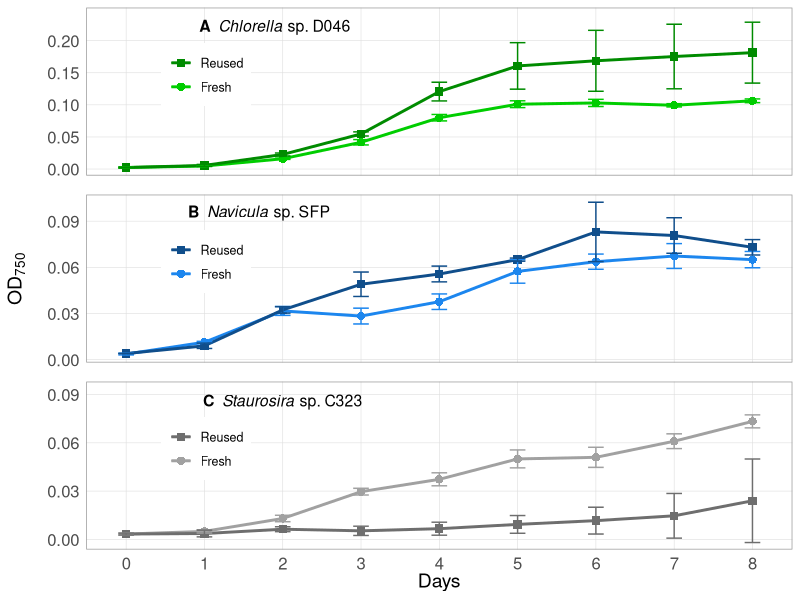
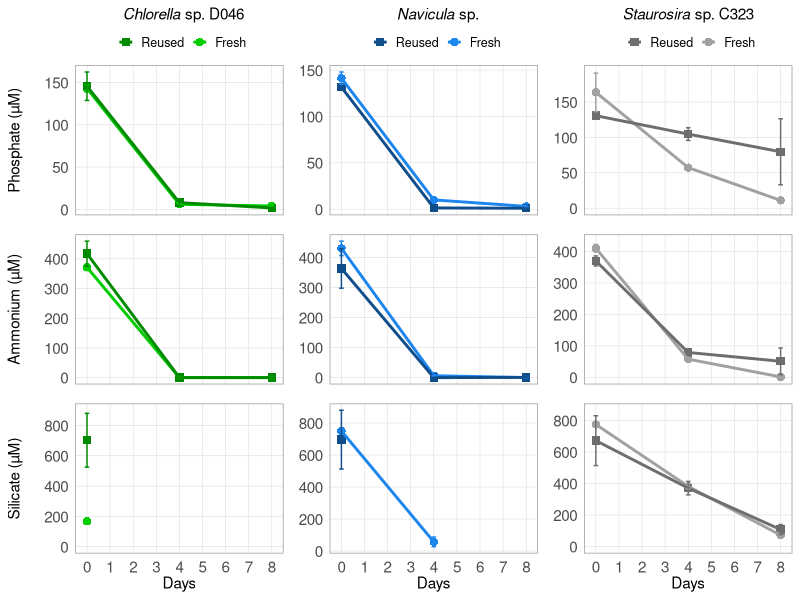
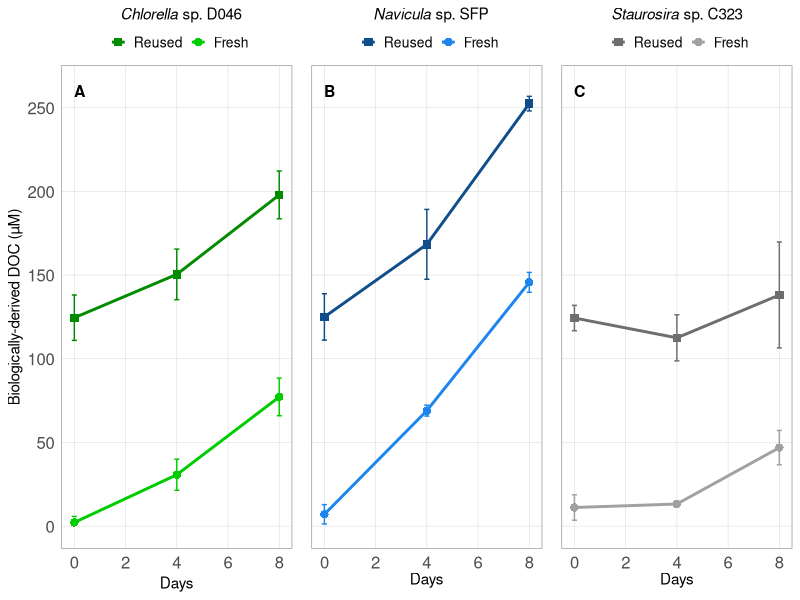
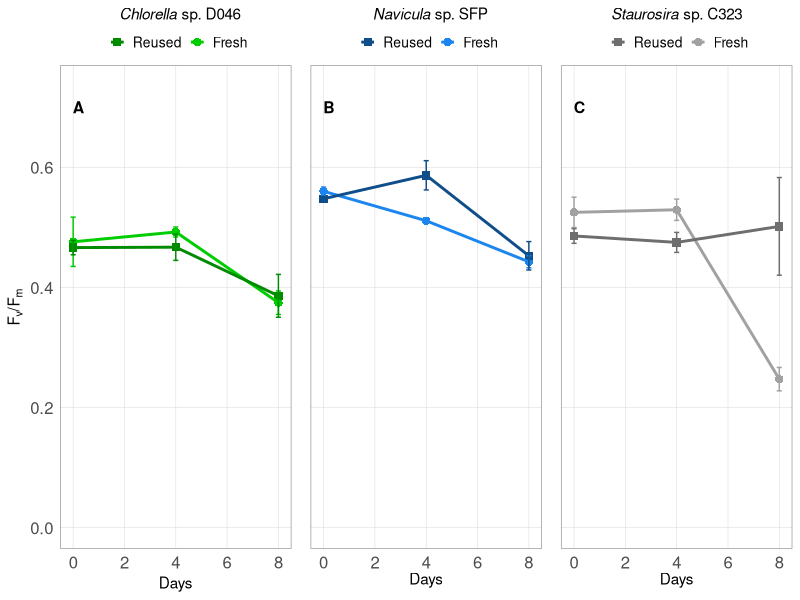
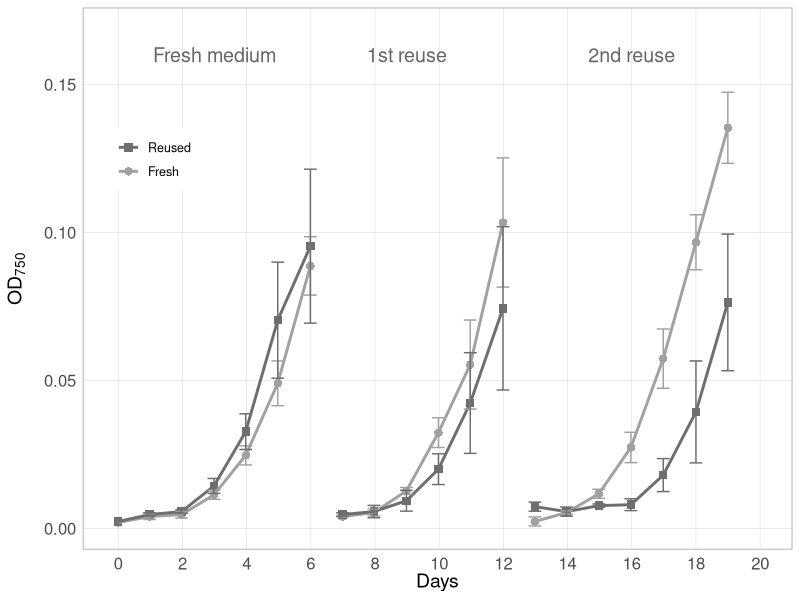
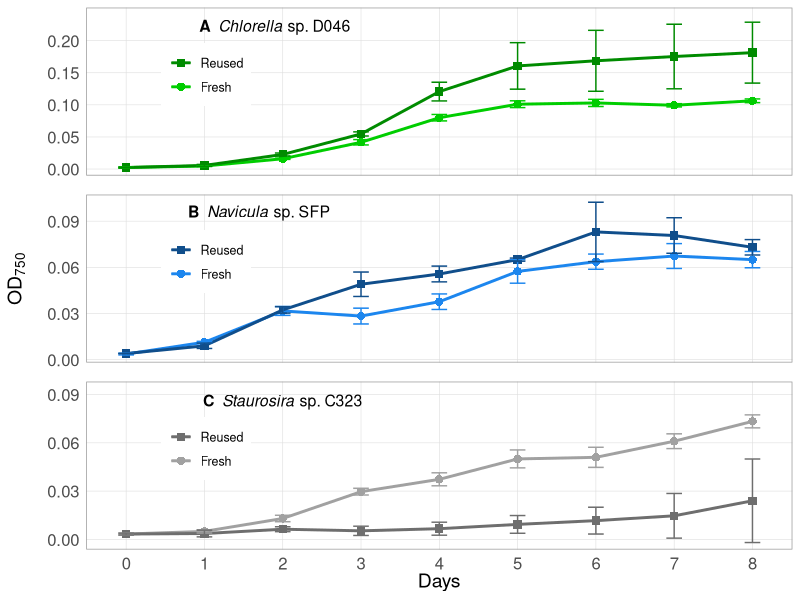
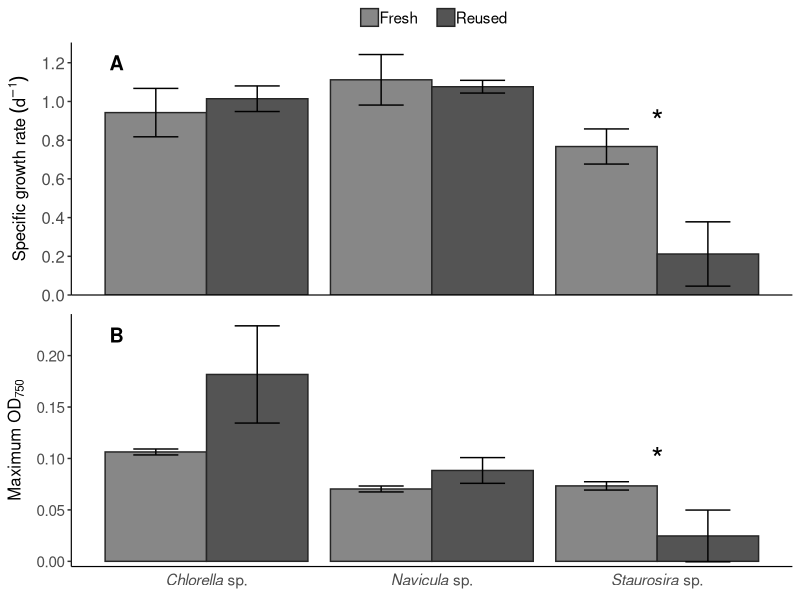
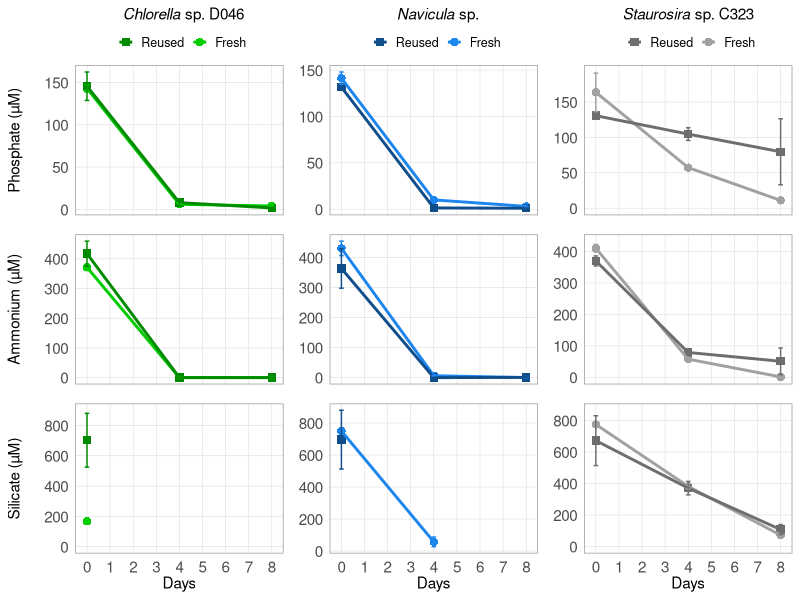

These figures' R source, in order:
# Project: Microalgae Cross-strain Growth Medium Reuse Experiment
# Author: Sarah Loftus, sarah.e.loftus@gmail.com

# This code organizes, analyses, and visualizes data from microalgae cross-strain reused medium experiments. 

# Input data and metadata are also available on Figshare: https://doi.org/10.6084/m9.figshare.7831913.v2

#######################################################################################

### Install packages ###

# Data management
library(tidyverse) 
library(lubridate)
library(broom)

# Plotting
library(gtable)
library(grid)
library(ggpubr)

### Read Data (see metadata for CSV file column descriptions)
growth_df <- read.csv("input_data/Data1_Growth.csv")        # Algae growth and experimental data for each culture replicate
daily_df <- read.csv("input_data/Data2_Daily.csv")          # Daily sampling data 

#### Parse dates and times, and calculate Days elapsed ####

daily_df %>%
  mutate(Date = mdy(Date),   
         Tstart = hm(Tstart),
         Tend = hm(Tend),
         Tmid = Tstart + as.period(0.5*as.duration(Tend - Tstart))) %>%   # Tmid = midpoint between start and end of sampling time
  do(mutate(., DaysElapsed = ((Date + Tmid) - (Date[Round == 0 & Day == 0] + Tmid[Round == 0 & Day == 0]) )/ 86400) ) %>%   # DaysElapsed =  days elapsed since start of each experiment
  select(Round, Day, Chl_medium, OD750_medium, DaysElapsed) -> daily_df2 
  # Note: warning messages do not pose problem to further analysis

#### Define additional variables ####

growth_df %>%    
  inner_join(daily_df2, by = c("Round", "Day") ) %>% # Add daily measurement data to growth data frame
  mutate(biomass_OD = OD750 -  OD750_medium,         # biomass_OD = Blank-corrected OD750 of the culture, in arbitrary units
         biomass_chl = Chl - Chl_medium              # biomass_chl = Blank-corrected chlorophyll-a concentration of the culture, in relative fluorescence units
  ) -> growth_df2    

#### Calculate daily averages and standard deviations of all variables in growth data frame. For use in plotting. ####

growth_df2 %>%
  select(-Replicate, -Chl, -OD750, -Chl_medium, -OD750_medium) %>% 
  group_by(Algae, Round, Treatment, Day) %>% 
  summarize_all(funs(mean, sd), na.rm = TRUE) %>%
  replace(., is.na(.), NA)-> growth_df_avgs  

#### Calculate variables for algae growth statistics ####

# Define time periods where cultures are in exponential phase for calculating specific growth rates (*** this is based on OD growth phase)
mu_period_02 <- 0:2   # Days 0-2; for: Navicula Round 3 all treatments/replicates
mu_period_03 <- 0:3   # Days 0-3; for: C323 Round 1 Fresh C, C323 Round 3 Fresh all replciates
mu_period_04 <- 0:4   # Days 0-4; for: C323 Round 1 Recycled B, D046 Round 3 all treatments/replicates
mu_period_13 <- 1:3   # Days 1-3; for: C323 Round 1 Fresh A
mu_period_14 <- 1:4   # Days 1-4; for: C323 Round 1 Fresh B & Recycled A & Recycled C, C323 Round 2 Fresh all replicates
mu_period_25 <- 2:5   # Days 2-5; for: C323 Round 0 all treatments/replicates
mu_period_35 <- 3:5   # Days 3-5; for: C323 Round 2 Recycled all replicates
mu_period_38 <- 3:8   # Days 3-8; for: C323 Round 3 Recycled all replciates

# Calculate specific growth rate 
growth_df2 %>%
  filter( (Algae == "Navicula" & Day %in% mu_period_02) |     # Based on the stated definitions above, select only the days used to calculate specific growth rate
          ( (Algae == "C323" & ( (Round == 1 & Treatment == "F" & Replicate == "C") | (Round == 3 & Treatment == "F") ) ) & Day %in% mu_period_03) |
          ( ((Algae == "C323" & Round == 1 & Treatment == "R" & Replicate == "E") | (Algae == "D046" & Round == 3)) & Day %in% mu_period_04) |
          (Algae == "C323" & Round == 1 & Treatment == "F" & Replicate == "A" & Day %in% mu_period_13) |
          ( (Algae == "C323" & ( ( Round == 1 & ( (Treatment == "F" & Replicate == "B") | (Treatment == "R" & (Replicate == "D" | Replicate == "F")))) | (Round == 2 & Treatment == "F"))) & Day %in% mu_period_14) | 
          (Algae == "C323" & Round == 0 & Day %in% mu_period_25) |
          (Algae == "C323" & Round == 2 & Treatment == "R" & Day %in% mu_period_35) |
          (Algae == "C323" & Round == 3 & Treatment == "R" & Day %in% mu_period_38) ) %>%   
  group_by(Algae, Round, Treatment, Replicate) %>%
  do(tidy(lm(log(biomass_OD) ~ DaysElapsed, data = .))) %>%   # linear regression of natural log algae cell concentration versus time
  filter(term == "DaysElapsed") %>%                          # where "DaysElapsed" is the row term in the linear regression output to indicate the slope, i.e., the specific growth rate
  rename(mu = estimate) %>%                                  # rename the slope of the linear regression ("estimate") as mu, mu = the specific growth rate (units = 1/day)
  select(Algae, Round, Treatment, Replicate, mu) -> mu_data

# Take averages and standard deviations of specific growth rate
mu_data %>%
  group_by(Algae, Round, Treatment) %>% 
  select(-Replicate) %>% 
  summarize_all(funs(mean, sd), na.rm = TRUE) -> mu_avgs  

# Find the maximum OD over the growth period for each replicate
growth_df2 %>% 
  select(Round, Day, Algae, Treatment, Replicate, biomass_OD) %>% 
  group_by(Round, Algae, Treatment, Replicate) %>% 
  summarize(max_OD = max(biomass_OD)) -> max_OD_data 

# Take average and standard deviation of maximum OD
max_OD_data %>% 
  group_by(Algae, Round, Treatment) %>% 
  select(-Replicate) %>% 
  summarize_all(funs(mean, sd), na.rm = TRUE) -> max_OD_avgs 

# Change in DOC in Round 3
growth_df2 %>% 
  filter(Round == 3) %>% 
  select(Day, Algae, Treatment, Replicate, DOC, biomass_OD) %>% 
  group_by(Algae, Treatment, Replicate) %>% 
  summarize(DOC_change = DOC[Day == 8] - DOC[Day == 0], # Change in DOC over the growth period
            DOC_per_OD = DOC_change/(biomass_OD[Day == 8] - biomass_OD[Day == 0])) -> DOC_change # Change in DOC per change in OD over the growth period

# Take average and standard deviation of net change in DOC in Round 3
DOC_change %>%   
  select(-Replicate) %>% 
  summarize_all(funs(mean, sd), na.rm = TRUE) -> avg_DOC_change


#### Statistics ####

# Test for equal variances of specific growth rate (mu) and maximum OD between Fresh and Reused treatments in Round 3 for each algae

# Variance test for mu
C323_mu_var <- var.test(mu_data$mu[mu_data$Algae == 'C323' & mu_data$Round == 3 & mu_data$Treatment == "F"], 
                       mu_data$mu[mu_data$Algae == 'C323' & mu_data$Round == 3 & mu_data$Treatment == "R"],
                       alternative = "two.sided")

D046_mu_var <- var.test(mu_data$mu[mu_data$Algae == 'D046' & mu_data$Treatment == "F"], 
                       mu_data$mu[mu_data$Algae == 'D046' & mu_data$Treatment == "R"],
                       alternative = "two.sided")

Navi_mu_var <- var.test(mu_data$mu[mu_data$Algae == 'Navicula' & mu_data$Treatment == "F"], 
                       mu_data$mu[mu_data$Algae == 'Navicula' & mu_data$Treatment == "R"],
                       alternative = "two.sided")

# Variance test for maximum OD
C323_max_OD_var <- var.test(max_OD_data$max_OD[max_OD_data$Algae == 'C323' & max_OD_data$Round == 3 & max_OD_data$Treatment == "F"], 
                            max_OD_data$max_OD[max_OD_data$Algae == 'C323' & max_OD_data$Round == 3 & max_OD_data$Treatment == "R"],
                            alternative = "two.sided")

D046_max_OD_var <- var.test(max_OD_data$max_OD[max_OD_data$Algae == 'D046' & max_OD_data$Treatment == "F"], 
                            max_OD_data$max_OD[max_OD_data$Algae == 'D046' & max_OD_data$Treatment == "R"],
                            alternative = "two.sided")

Navi_max_OD_var <- var.test(max_OD_data$max_OD[max_OD_data$Algae == 'Navicula' & max_OD_data$Treatment == "F"], 
                            max_OD_data$max_OD[max_OD_data$Algae == 'Navicula' & max_OD_data$Treatment == "R"],
                            alternative = "two.sided")

# Perform T tests for mu and maximum OD between Fresh and Reused treatments in Round 3 for each algae
# Based on results of variance test above, indicate in T test function where "var.equal" is TRUE or FALSE

# T test for mu
C323_mu_test <- t.test(mu_data$mu[mu_data$Algae == 'C323' & mu_data$Round == 3 & mu_data$Treatment == "F"], 
                       mu_data$mu[mu_data$Algae == 'C323' & mu_data$Round == 3 & mu_data$Treatment == "R"],
                       alternative = "two.sided", paired = FALSE, var.equal = TRUE)

D046_mu_test <- t.test(mu_data$mu[mu_data$Algae == 'D046' & mu_data$Treatment == "F"], 
                        mu_data$mu[mu_data$Algae == 'D046' & mu_data$Treatment == "R"],
                        alternative = "two.sided", paired = FALSE, var.equal = TRUE)

Navi_mu_test <- t.test(mu_data$mu[mu_data$Algae == 'Navicula' & mu_data$Treatment == "F"], 
                        mu_data$mu[mu_data$Algae == 'Navicula' & mu_data$Treatment == "R"],
                        alternative = "two.sided", paired = FALSE, var.equal = TRUE)

# T test for maximum OD
C323_max_OD_test <- t.test(max_OD_data$max_OD[max_OD_data$Algae == 'C323' & max_OD_data$Round == 3 & max_OD_data$Treatment == "F"], 
                       max_OD_data$max_OD[max_OD_data$Algae == 'C323' & max_OD_data$Round == 3 & max_OD_data$Treatment == "R"],
                       alternative = "two.sided", paired = FALSE, var.equal = TRUE)

D046_max_OD_test <- t.test(max_OD_data$max_OD[max_OD_data$Algae == 'D046' & max_OD_data$Treatment == "F"], 
                       max_OD_data$max_OD[max_OD_data$Algae == 'D046' & max_OD_data$Treatment == "R"],
                       alternative = "two.sided", paired = FALSE, var.equal = FALSE)

Navi_max_OD_test <- t.test(max_OD_data$max_OD[max_OD_data$Algae == 'Navicula' & max_OD_data$Treatment == "F"], 
                       max_OD_data$max_OD[max_OD_data$Algae == 'Navicula' & max_OD_data$Treatment == "R"],
                       alternative = "two.sided", paired = FALSE, var.equal = TRUE)


#### Figures ####

# Figure 1: Daily OD ####

  # C323 Round 0-2 ####  
  C323_OD_plot_R02 <- ggplot(data = growth_df_avgs[growth_df_avgs$Algae == "C323" & growth_df_avgs$Round != 3, ], 
                             aes(x = as.numeric(DaysElapsed_mean), y = biomass_OD_mean, color = Treatment, shape = Treatment))  +
    geom_point(size = 2.5) +
    geom_line(aes(group = interaction(Treatment, Round)), size = 1) +
    geom_errorbar(aes(ymin=biomass_OD_mean - biomass_OD_sd, ymax=biomass_OD_mean + biomass_OD_sd), width= 0.4) +
    labs(x = "Days") +
    labs(y = expression("OD"["750"])) +
    scale_color_manual(labels = c("Fresh", "Reused"), values = c('gray63','gray43'), guide = guide_legend(reverse=TRUE)) +
    scale_shape_manual(labels = c("Fresh", "Reused"), values = c(16, 15), guide = guide_legend(reverse=TRUE)) +
    scale_y_continuous(breaks = seq(0, 0.15, 0.05), expand = expand_scale(mult = c(0.05,0.1))) +  
    scale_x_continuous(limits = c(-0.1,20), breaks = seq(0, 21, 2)) +
    annotate("text", x = c(3, 9, 16), y = 0.16, label = c("Fresh medium", "1st reuse", "2nd reuse"), color = "gray40", size = 5) +
    theme( legend.key = element_rect(fill = NA),  # removes color from behind legned points/lines
           legend.title = element_blank(),
           legend.text = element_text(size = 9),
           legend.position = c(0.1,0.72),
           axis.title.y = element_text(margin = margin(r =10), size = 14),  
           axis.title.x = element_text(margin = margin(r =35), size = 14),   
           panel.background = element_rect(fill = "white"),
           panel.grid.major = element_line(colour = "gray87", size = 0.2),
           panel.border = element_rect(color = "gray60", fil = NA), 
           axis.ticks = element_blank(),
           axis.text = element_text(size = 12)) 
  
  # Save plot as pdf file
  pdf("Figures/Fig1_OD_Round02.pdf", 
      width = 7.5, height = 3)
  grid.draw(C323_OD_plot_R02)
  dev.off()
  
  # D046 phase 2 (Round 3) ####    
  D046_OD_plot <- ggplot(data = growth_df_avgs[growth_df_avgs$Algae == "D046", ], 
                         aes(x = Day, y = biomass_OD_mean, color = Treatment, shape = Treatment))  +
    geom_point(size = 2.5) +
    geom_line(aes(group = interaction(Treatment, Round)), size = 1) +
    geom_errorbar(aes(ymin=biomass_OD_mean - biomass_OD_sd, ymax=biomass_OD_mean + biomass_OD_sd), width= 0.2) +
    scale_color_manual(labels = c("Fresh", "Reused"), values = c('green3', 'green4'), guide = guide_legend(reverse=TRUE)) +
    scale_shape_manual(labels = c("Fresh", "Reused"), values = c(16, 15), guide = guide_legend(reverse=TRUE)) +
    scale_y_continuous(breaks = seq(0, 0.20, 0.05), expand = expand_scale(mult = c(0.05,0.1))) +  
    scale_x_continuous(limits = c(-0.1,8.1), breaks = seq(0, 8, 1)) +
    labs( y = " ") +
    annotate("text", x = 1.9, y = 0.22, label = expression(paste(bold("A"), italic("  Chlorella"), " sp. D046")), size = 4) + 
    theme( legend.key = element_rect(fill = NA),  # removes color from behind legned points/lines
           legend.title = element_blank(),
           legend.text = element_text(size = 9),
           axis.title.y = element_text(margin = margin(r = 15), size = 14),
           axis.title.x = element_blank(),
           legend.position = c(0.17,0.6),
           panel.grid.major = element_line(colour = "gray87", size = 0.2),
           panel.border = element_rect(color = "gray60", fil = NA), 
           panel.background = element_rect(fill = "white"),
           axis.ticks = element_blank(),
           axis.text.x = element_blank(),
           axis.text.y = element_text(size = 12))   
  
  # Navicula phase 2 (Round 3) #### 
  Navicula_OD_plot <- ggplot(data = growth_df_avgs[growth_df_avgs$Algae == "Navicula", ], 
                             aes(x = Day, y = biomass_OD_mean, color = Treatment, shape = Treatment))  +
    geom_point(size = 2.5) +
    geom_line(aes(group = interaction(Treatment, Round)), size = 1) +
    geom_errorbar(aes(ymin=biomass_OD_mean - biomass_OD_sd, ymax=biomass_OD_mean + biomass_OD_sd), width= 0.2) +
    labs(y = expression("OD"["750"])) +
    scale_color_manual(labels = c("Fresh", "Reused"), values = c('dodgerblue2', 'dodgerblue4'), guide = guide_legend(reverse=TRUE)) +
    scale_shape_manual(labels = c("Fresh", "Reused"), values = c(16, 15), guide = guide_legend(reverse=TRUE)) +
    scale_y_continuous(breaks = seq(0, 0.1, 0.03), expand = expand_scale(mult = c(0.05, 0.05))) +  
    scale_x_continuous(limits = c(-0.1,8.1), breaks = seq(0, 8, 1)) +
    annotate("text", x = 1.7, y = 0.095, label = expression(paste( bold("B"), italic("  Navicula"), " sp. SFP")), size = 4) + 
    theme( legend.key = element_rect(fill = NA),  # removes color from behind legned points/lines
           legend.title = element_blank(),
           legend.text = element_text(size = 9),
           legend.position = c(0.17,0.6),
           axis.title.y = element_text(margin = margin(r = 15), size = 14),  
           axis.title.x = element_blank(),   
           panel.grid.major = element_line(colour = "gray87", size = 0.2),
           panel.border = element_rect(color = "gray60", fil = NA),            
           panel.background = element_rect(fill = "white"),
           axis.ticks = element_blank(),
           axis.text.x = element_blank(),
           axis.text.y = element_text(size = 12)) 
  
  # C323 phase 2 (Round 3) ####  
  C323_OD_plot <- ggplot(data = growth_df_avgs[growth_df_avgs$Algae == "C323" & growth_df_avgs$Round == 3, ], 
                         aes(x = Day, y = biomass_OD_mean, color = Treatment, shape = Treatment))  +
    geom_point(size = 2.5) +
    geom_line(aes(group = interaction(Treatment, Round)), size = 1) +
    geom_errorbar(aes(ymin=biomass_OD_mean - biomass_OD_sd, ymax=biomass_OD_mean + biomass_OD_sd), width= 0.2) +
    labs(x = "Days") +
    scale_color_manual(labels = c("Fresh", "Reused"), values = c('gray63','gray43'), guide = guide_legend(reverse=TRUE)) +
    scale_shape_manual(labels = c("Fresh", "Reused"), values = c(16, 15), guide = guide_legend(reverse=TRUE)) +
    scale_y_continuous(breaks = seq(0, 0.1, 0.03), expand = expand_scale(mult = c(0.05,0.15))) +  
    scale_x_continuous(limits = c(-0.1,8.1), breaks = seq(0, 8, 1)) +
    annotate("text", x = 2, y = 0.085, label = expression(paste(bold("C"), italic("  Staurosira"), " sp. C323")), size = 4) + 
    theme( legend.key = element_rect(fill = NA),  # removes color from behind legned points/lines
           legend.title = element_blank(),
           legend.text = element_text(size = 9),
           legend.position = c(0.17,0.6),
           axis.title.y = element_blank(),  
           axis.title.x = element_text(margin = margin(r = 35), size = 14),   
           panel.background = element_rect(fill = "white"),
           panel.grid.major = element_line(colour = "gray87", size = 0.2),
           panel.border = element_rect(color = "gray60", fil = NA), 
           axis.ticks = element_blank(),
           axis.text = element_text(size = 12))   
  
  # Combine Round 3 Daily OD plots in a grid & Save as pdf ####
  
  # Convert ggplots to grobs
  D046_OD_grob <- ggplotGrob(D046_OD_plot)
  C323_OD_grob <- ggplotGrob(C323_OD_plot)
  Navi_OD_grob <- ggplotGrob(Navicula_OD_plot)
  
  # Combine in grid
  OD_gridplot <- rbind(D046_OD_grob, Navi_OD_grob, C323_OD_grob, size = "first")
  
  grid.newpage()
  grid.draw(OD_gridplot)
  
  # Save plot as pdf file
  pdf("Figures/Fig2_ODGrid.pdf", 
      width = 4, height = 6)
  grid.draw(OD_gridplot)
  dev.off()
  
# Figure S1: Specific growth rate and maximum OD in phase 2 (Round 3) ####
  
  # reorder the x-axis to D046, Navi, C323
  mu_avgs$Algae <- factor(mu_avgs$Algae, levels = c("D046", "Navicula", "C323"))
  max_OD_avgs$Algae <- factor(max_OD_avgs$Algae, levels = c("D046", "Navicula", "C323"))
  
  
  specific_growth_plot <- ggplot(data = mu_avgs[mu_avgs$Round == 3, ], 
                         aes(x = Algae, y = mean, fill = Treatment))  +
    geom_col(position = position_dodge(0.9), color = "gray15") +
    geom_errorbar(aes(ymin=mean - sd, ymax= mean + sd), width= 0.4, position = position_dodge(0.9)) +
    labs(y = expression(paste("Specific growth rate ", ("d"^-1)))) +
    scale_fill_manual(labels = c("Fresh", "Reused"), values = c('gray53','gray33')) +
    scale_x_discrete(labels=c("D046" = expression(paste(italic("Chlorella"), " sp.")), "Navicula" = expression(paste(italic("Navicula"), " sp.")), "C323" = expression(paste(italic("Staurosira"), " sp.")))) +
    annotate("text", x = 0.6, y = 1.2, label = expression(paste(bold("A"))), size = 5) + 
    annotate("text", x = 3, y = 0.9, label = "*", size = 8) +
    scale_y_continuous(expand = expand_scale(mult = c(0, 0.05)), breaks = seq(0,1.2, by = 0.2)) +
    theme( legend.key = element_rect(fill = NA),  
           legend.title = element_blank(),
           legend.text = element_text(size = 11, margin = margin(r = 8)),
           legend.position = "top",
           legend.key.size = unit(5, "mm"),
           legend.justification = "center",
           legend.margin=margin(t = 0, b = 0, l = 10),
           legend.box.margin=margin(t = 0, b = 0),
           legend.spacing.x = unit(1, "mm"),
           panel.background = element_rect(fill = NA),
           axis.line = element_line(color = "black", size = 0.4),
           axis.ticks.x = element_blank(),
           axis.title.y = element_text(margin = margin(r = 6),size = 12),
           axis.text.y = element_text(size = 12),
           axis.title.x = element_blank(),
           axis.text.x = element_blank()) 
  
  max_OD_plot <- ggplot(data = max_OD_avgs[max_OD_avgs$Round == 3, ], 
                                 aes(x = Algae, y = mean, fill = Treatment))  +
    geom_col(position = position_dodge(0.9), color = "gray15") +
    geom_errorbar(aes(ymin=mean - sd, ymax= mean + sd), width= 0.4, position = position_dodge(0.9)) +
    labs(y = expression("Maximum OD"["750"])) +
    scale_fill_manual(labels = c("Fresh", "Reused"), values = c('gray53','gray33')) +
    scale_x_discrete(labels=c("D046" = expression(paste(italic("Chlorella"), " sp.")), "Navicula" = expression(paste(italic("Navicula"), " sp.")), "C323" = expression(paste(italic("Staurosira"), " sp.")))) +
    annotate("text", x = 0.6, y = 0.22, label = expression(paste(bold("B"))), size = 5) + 
    annotate("text", x = 3, y = 0.1, label = "*", size = 8) +
    scale_y_continuous(expand = expand_scale(mult = c(0.02, 0.05)), breaks = seq(0,0.2, by = 0.05)) +
    theme( legend.position = "none",                              
           panel.background = element_rect(fill = NA),
           axis.line = element_line(color = "black", size = 0.4),
           axis.ticks.x = element_blank(),
           axis.title = element_text(margin = margin(r = 6),size = 12),
           axis.text = element_text(size = 11),
           axis.title.x = element_blank(),
           axis.title.y = element_text(margin = margin(r = 6),size = 12))   
  
  # Combine plots
  mu_grob <- ggplotGrob(specific_growth_plot)
  max_OD_grob <- ggplotGrob(max_OD_plot)
  
  mu_maxOD_grid <- rbind(mu_grob, max_OD_grob, size = "first")
  
  # Save plot as pdf file
  pdf("Figures/FigS1_mu_maxOD_Grid.pdf", 
      width = 4.5, height = 6.5)
  grid.draw(mu_maxOD_grid)
  dev.off()
  
# Nutrients versus Time (not published) ####    
  
  # PO4
  # D046 Round 3 ####    
  D046_PO4_plot <- ggplot(data = growth_df_avgs[growth_df_avgs$Algae == "D046" & !(is.na(growth_df_avgs$PO4_mean)), ], 
                         aes(x = Day, y = PO4_mean, color = Treatment, shape = Treatment))  +
    geom_point(size = 2.5) +
    geom_line(aes(group = interaction(Treatment, Round)), size = 1) +
    geom_errorbar(aes(ymin=PO4_mean - PO4_sd, ymax=PO4_mean + PO4_sd), width= 0.2) +
    scale_color_manual(labels = c("Fresh", "Reused"), values = c('green3', 'green4'), guide = guide_legend(reverse=TRUE)) +
    scale_shape_manual(labels = c("Fresh", "Reused"), values = c(16, 15), guide = guide_legend(reverse=TRUE)) +
    scale_y_continuous(breaks = seq(0, 175, 50), expand = expand_scale(mult = c(0.05,0.05))) +  
    scale_x_continuous(limits = c(-0.1,8.1), breaks = seq(0, 8, 1)) +
    labs( y = "Phosphate (µM)", title = expression(paste(italic("  Chlorella"), " sp. D046"))) +
    theme( legend.key = element_rect(fill = NA),  # removes color from behind legned points/lines
           legend.title = element_blank(),
           legend.text = element_text(size = 9),
           axis.title.y = element_text(margin = margin(r = 15), size = 11),
           axis.title.x = element_blank(),
           legend.position = "top",
           legend.key.size = unit(4, "mm"),
           legend.justification = "center",
           legend.margin=margin(t = 0, b = 0, l = 4),
           legend.box.margin=margin(t = 0, b = 0),
           legend.spacing.x = unit(1, "mm"),
           plot.title = element_text(hjust = 0.5, size = 11),
           panel.grid.major = element_line(colour = "gray87", size = 0.2),
           panel.border = element_rect(color = "gray60", fil = NA), 
           panel.background = element_rect(fill = "white"),
           axis.ticks = element_blank(),
           axis.text.x = element_blank(),
           axis.text.y = element_text(size = 11)) 

  # Navicula Round 3 ####    
  Navi_PO4_plot <- ggplot(data = growth_df_avgs[growth_df_avgs$Algae == "Navicula" & !(is.na(growth_df_avgs$PO4_mean)), ], 
                          aes(x = Day, y = PO4_mean, color = Treatment, shape = Treatment))  +
    geom_point(size = 2.5) +
    geom_line(aes(group = interaction(Treatment, Round)), size = 1) +
    geom_errorbar(aes(ymin=PO4_mean - PO4_sd, ymax=PO4_mean + PO4_sd), width= 0.2) +
    scale_color_manual(labels = c("Fresh", "Reused"), values = c('dodgerblue2', 'dodgerblue4'), guide = guide_legend(reverse=TRUE)) +
    scale_shape_manual(labels = c("Fresh", "Reused"), values = c(16, 15), guide = guide_legend(reverse=TRUE)) +
    scale_y_continuous(breaks = seq(0, 175, 50), expand = expand_scale(mult = c(0.05,0.05))) +  
    scale_x_continuous(limits = c(-0.1,8.1), breaks = seq(0, 8, 1)) +
    labs(title = expression(paste(italic("  Navicula"), " sp."))) +
    theme( legend.key = element_rect(fill = NA),  # removes color from behind legned points/lines
           legend.title = element_blank(),
           legend.text = element_text(size = 9),
           axis.title.y = element_blank(),
           axis.title.x = element_blank(),
           legend.position = "top",
           legend.key.size = unit(4, "mm"),
           legend.justification = "center",
           legend.margin=margin(t = 0, b = 0, l = 4),
           legend.box.margin=margin(t = 0, b = 0),
           legend.spacing.x = unit(1, "mm"),
           plot.title = element_text(hjust = 0.5, size = 11),
           panel.grid.major = element_line(colour = "gray87", size = 0.2),
           panel.border = element_rect(color = "gray60", fil = NA), 
           panel.background = element_rect(fill = "white"),
           axis.ticks = element_blank(),
           axis.text.x = element_blank(),
           axis.text.y = element_text(size = 11))   
  
  # C323 Round 3 ####    
  C323_PO4_plot <- ggplot(data = growth_df_avgs[growth_df_avgs$Algae == "C323" & !(is.na(growth_df_avgs$PO4_mean)) & growth_df_avgs$Round == 3, ], 
                          aes(x = Day, y = PO4_mean, color = Treatment, shape = Treatment))  +
    geom_point(size = 2.5) +
    geom_line(aes(group = interaction(Treatment, Round)), size = 1) +
    geom_errorbar(aes(ymin=PO4_mean - PO4_sd, ymax=PO4_mean + PO4_sd), width= 0.2) +
    scale_color_manual(labels = c("Fresh", "Reused"), values = c('gray63','gray43'), guide = guide_legend(reverse=TRUE)) +
    scale_shape_manual(labels = c("Fresh", "Reused"), values = c(16, 15), guide = guide_legend(reverse=TRUE)) +
    scale_y_continuous(breaks = seq(0, 175, 50), expand = expand_scale(mult = c(0.05,0.01)), limits = c(0, 200)) +  
    scale_x_continuous(limits = c(-0.1,8.1), breaks = seq(0, 8, 1)) +
    labs(title = expression(paste(italic("Staurosira"), " sp. C323"))) +
    theme( legend.key = element_rect(fill = NA),  # removes color from behind legned points/lines
           legend.title = element_blank(),
           legend.text = element_text(size = 9),
           axis.title.y = element_blank(),
           axis.title.x = element_blank(),
           legend.position = "top",
           legend.key.size = unit(4, "mm"),
           legend.justification = "center",
           legend.margin=margin(t = 0, b = 0, l = 4),
           legend.box.margin=margin(t = 0, b = 0),
           legend.spacing.x = unit(1, "mm"),
           plot.title = element_text(hjust = 0.5, size = 11),
           panel.grid.major = element_line(colour = "gray87", size = 0.2),
           panel.border = element_rect(color = "gray60", fil = NA), 
           panel.background = element_rect(fill = "white"),
           axis.ticks = element_blank(),
           axis.text.x = element_blank(),
           axis.text.y = element_text(size = 11)) 

  # NH4
  # D046 Round 3 ####    
  D046_NH4_plot <- ggplot(data = growth_df_avgs[growth_df_avgs$Algae == "D046" & !(is.na(growth_df_avgs$NH4_mean)), ], 
                          aes(x = Day, y = NH4_mean, color = Treatment, shape = Treatment))  +
    geom_point(size = 2.5) +
    geom_line(aes(group = interaction(Treatment, Round)), size = 1) +
    geom_errorbar(aes(ymin=NH4_mean - NH4_sd, ymax=NH4_mean + NH4_sd), width= 0.2) +
    scale_color_manual(labels = c("Fresh", "Reused"), values = c('green3', 'green4'), guide = guide_legend(reverse=TRUE)) +
    scale_shape_manual(labels = c("Fresh", "Reused"), values = c(16, 15), guide = guide_legend(reverse=TRUE)) +
    scale_y_continuous(breaks = seq(0, 450, 100), expand = expand_scale(mult = c(0.05,0.05))) +  
    scale_x_continuous(limits = c(-0.1,8.1), breaks = seq(0, 8, 1)) +
    labs( y = "Ammonium (µM)") +
    theme( legend.position="none",
           axis.title.y = element_text(margin = margin(r = 15), size = 11),
           axis.title.x = element_blank(),
           panel.grid.major = element_line(colour = "gray87", size = 0.2),
           panel.border = element_rect(color = "gray60", fil = NA), 
           panel.background = element_rect(fill = "white"),
           axis.ticks = element_blank(),
           axis.text.x = element_blank(),
           axis.text.y = element_text(size = 11)) 
  
  # Navicula Round 3 ####    
  Navi_NH4_plot <- ggplot(data = growth_df_avgs[growth_df_avgs$Algae == "Navicula" & !(is.na(growth_df_avgs$NH4_mean)), ], 
                          aes(x = Day, y = NH4_mean, color = Treatment, shape = Treatment))  +
    geom_point(size = 2.5) +
    geom_line(aes(group = interaction(Treatment, Round)), size = 1) +
    geom_errorbar(aes(ymin=NH4_mean - NH4_sd, ymax=NH4_mean + NH4_sd), width= 0.2) +
    scale_color_manual(labels = c("Fresh", "Reused"), values = c('dodgerblue2', 'dodgerblue4'), guide = guide_legend(reverse=TRUE)) +
    scale_shape_manual(labels = c("Fresh", "Reused"), values = c(16, 15), guide = guide_legend(reverse=TRUE)) +
    scale_y_continuous(breaks = seq(0, 450, 100), expand = expand_scale(mult = c(0.05,0.05))) +  
    scale_x_continuous(limits = c(-0.1,8.1), breaks = seq(0, 8, 1)) +
    theme( legend.position="none",
           axis.title.y = element_blank(),
           axis.title.x = element_blank(),
           panel.grid.major = element_line(colour = "gray87", size = 0.2),
           panel.border = element_rect(color = "gray60", fil = NA), 
           panel.background = element_rect(fill = "white"),
           axis.ticks = element_blank(),
           axis.text.x = element_blank(),
           axis.text.y = element_text(size = 11))   
  
  # C323 Round 3 ####    
  C323_NH4_plot <- ggplot(data = growth_df_avgs[growth_df_avgs$Algae == "C323" & !(is.na(growth_df_avgs$NH4_mean)) & growth_df_avgs$Round == 3, ], 
                          aes(x = Day, y = NH4_mean, color = Treatment, shape = Treatment))  +
    geom_point(size = 2.5) +
    geom_line(aes(group = interaction(Treatment, Round)), size = 1) +
    geom_errorbar(aes(ymin=NH4_mean - NH4_sd, ymax=NH4_mean + NH4_sd), width= 0.2) +
    scale_color_manual(labels = c("Fresh", "Reused"), values = c('gray63','gray43'), guide = guide_legend(reverse=TRUE)) +
    scale_shape_manual(labels = c("Fresh", "Reused"), values = c(16, 15), guide = guide_legend(reverse=TRUE)) +
    scale_y_continuous(breaks = seq(0, 400, 100), expand = expand_scale(mult = c(0.05,0.01)), limits = c(0, 450)) +  
    scale_x_continuous(limits = c(-0.1,8.1), breaks = seq(0, 8, 1)) +
    theme( legend.position="none",
           axis.title.y = element_blank(),
           axis.title.x = element_blank(),
           panel.grid.major = element_line(colour = "gray87", size = 0.2),
           panel.border = element_rect(color = "gray60", fil = NA), 
           panel.background = element_rect(fill = "white"),
           axis.ticks = element_blank(),
           axis.text.x = element_blank(),
           axis.text.y = element_text(size = 11)) 
 
  # Silicate
  # D046 Round 3 ####    
  D046_Si_plot <- ggplot(data = growth_df_avgs[growth_df_avgs$Algae == "D046" & !(is.na(growth_df_avgs$Si_mean)), ], 
                          aes(x = Day, y = Si_mean, color = Treatment, shape = Treatment))  +
    geom_point(size = 2.5) +
    geom_line(aes(group = interaction(Treatment, Round)), size = 1) +
    geom_errorbar(aes(ymin=Si_mean - Si_sd, ymax=Si_mean + Si_sd), width= 0.2) +
    scale_color_manual(labels = c("Fresh", "Reused"), values = c('green3', 'green4'), guide = guide_legend(reverse=TRUE)) +
    scale_shape_manual(labels = c("Fresh", "Reused"), values = c(16, 15), guide = guide_legend(reverse=TRUE)) +
    scale_y_continuous(breaks = seq(0, 1400, 200), expand = expand_scale(mult = c(0.05,0.05)), limits = c(0, 900)) +  
    scale_x_continuous(limits = c(-0.1,8.1), breaks = seq(0, 8, 1)) +
    labs( y = "Silicate (µM)", x = "Days") +
    theme( legend.position="none",
           axis.title.y = element_text(margin = margin(r = 15), size = 11),
           axis.title.x = element_text(margin = margin(r = 15), size = 11),
           panel.grid.major = element_line(colour = "gray87", size = 0.2),
           panel.border = element_rect(color = "gray60", fil = NA), 
           panel.background = element_rect(fill = "white"),
           axis.ticks = element_blank(),
           axis.text.x = element_text(size = 11),
           axis.text.y = element_text(size = 11)) 
  
  # Navicula Round 3 ####    
  Navi_Si_plot <- ggplot(data = growth_df_avgs[growth_df_avgs$Algae == "Navicula" & !(is.na(growth_df_avgs$Si_mean)), ], 
                          aes(x = Day, y = Si_mean, color = Treatment, shape = Treatment))  +
    geom_point(size = 2.5) +
    geom_line(aes(group = interaction(Treatment, Round)), size = 1) +
    geom_errorbar(aes(ymin=Si_mean - Si_sd, ymax=Si_mean + Si_sd), width= 0.2) +
    scale_color_manual(labels = c("Fresh", "Reused"), values = c('dodgerblue2', 'dodgerblue4'), guide = guide_legend(reverse=TRUE)) +
    scale_shape_manual(labels = c("Fresh", "Reused"), values = c(16, 15), guide = guide_legend(reverse=TRUE)) +
    scale_y_continuous(breaks = seq(0, 1400, 200), expand = expand_scale(mult = c(0.05,0.05))) +  
    scale_x_continuous(limits = c(-0.1,8.1), breaks = seq(0, 8, 1)) +
    labs(x = "Days") +
    theme( legend.position="none",
           axis.title.y = element_blank(),
           axis.title.x = element_text(margin = margin(r = 15), size = 11),
           panel.grid.major = element_line(colour = "gray87", size = 0.2),
           panel.border = element_rect(color = "gray60", fil = NA), 
           panel.background = element_rect(fill = "white"),
           axis.ticks = element_blank(),
           axis.text.x = element_text(size = 11),
           axis.text.y = element_text(size = 11))   
  
  # C323 Round 3 ####    
  C323_Si_plot <- ggplot(data = growth_df_avgs[growth_df_avgs$Algae == "C323" & !(is.na(growth_df_avgs$Si_mean)) & growth_df_avgs$Round == 3, ], 
                          aes(x = Day, y = Si_mean, color = Treatment, shape = Treatment))  +
    geom_point(size = 2.5) +
    geom_line(aes(group = interaction(Treatment, Round)), size = 1) +
    geom_errorbar(aes(ymin=Si_mean - Si_sd, ymax=Si_mean + Si_sd), width= 0.2) +
    scale_color_manual(labels = c("Fresh", "Reused"), values = c('gray63','gray43'), guide = guide_legend(reverse=TRUE)) +
    scale_shape_manual(labels = c("Fresh", "Reused"), values = c(16, 15), guide = guide_legend(reverse=TRUE)) +
    scale_y_continuous(breaks = seq(0, 1400, 200), expand = expand_scale(mult = c(0.05,0.01)), limits = c(0, 900)) +  
    scale_x_continuous(limits = c(-0.1,8.1), breaks = seq(0, 8, 1)) +
    labs(x = "Days") +
    theme( legend.position="none",
           axis.title.y = element_blank(),
           axis.title.x = element_text(margin = margin(r = 15), size = 11),
           panel.grid.major = element_line(colour = "gray87", size = 0.2),
           panel.border = element_rect(color = "gray60", fil = NA), 
           panel.background = element_rect(fill = "white"),
           axis.ticks = element_blank(),
           axis.text.x = element_text(size = 11),
           axis.text.y = element_text(size = 11)) 

  # Combine 9 plots in a 3x3 grid
  # Convert plots to grobs
  D046_PO4_grob <- ggplotGrob(D046_PO4_plot)
  Navi_PO4_grob <- ggplotGrob(Navi_PO4_plot)
  C323_PO4_grob <- ggplotGrob(C323_PO4_plot)
  D046_NH4_grob <- ggplotGrob(D046_NH4_plot)
  Navi_NH4_grob <- ggplotGrob(Navi_NH4_plot)
  C323_NH4_grob <- ggplotGrob(C323_NH4_plot)
  D046_Si_grob <- ggplotGrob(D046_Si_plot)
  Navi_Si_grob <- ggplotGrob(Navi_Si_plot)
  C323_Si_grob <- ggplotGrob(C323_Si_plot)  
  
  # Make plot columns
  nuts_col1 <- rbind(D046_PO4_grob, D046_NH4_grob, D046_Si_grob, size = "first")
  nuts_col2 <- rbind(Navi_PO4_grob, Navi_NH4_grob, Navi_Si_grob, size = "first")
  nuts_col3 <- rbind(C323_PO4_grob, C323_NH4_grob, C323_Si_grob, size = "first")
  # Set widths
  nuts_col1$widths <- unit.pmax(D046_PO4_grob$widths, D046_NH4_grob$widths, D046_Si_grob$widths)
  nuts_col2$widths <- unit.pmax(Navi_PO4_grob$widths, Navi_NH4_grob$widths, Navi_Si_grob$widths)
  nuts_col3$widths <- unit.pmax(C323_PO4_grob$widths, C323_NH4_grob$widths, C323_Si_grob$widths)
  # Combine plot columns
  nutrients_plot <- cbind(nuts_col1, nuts_col2, nuts_col3, size = "first")
  
  grid.newpage()
  grid.draw(nutrients_plot)
  
  # Save plot as pdf file
  pdf("Figures/Nutrients_vs_time.pdf", 
      width = 7, height = 5)
  grid.draw(nutrients_plot)
  dev.off()
  
#### Figure S2: Intial nutrient concentrations in phase 2 (Round 3) ####
  
  # re-order algae names
  growth_df_avgs$Algae <- factor(growth_df_avgs$Algae, levels = c("D046", "Navicula", "C323"))

  # NH4
  initial_NH4_plot <- ggplot(data = growth_df_avgs[growth_df_avgs$Round == 3 & growth_df_avgs$Day == 0, ], 
                                 aes(x = Algae, y = NH4_mean, fill = Treatment))  +
    geom_col(position = position_dodge(0.9), color = "gray15") +
    geom_errorbar(aes(ymin=NH4_mean - NH4_sd, ymax= NH4_mean + NH4_sd), width= 0.4, position = position_dodge(0.9)) +
    labs(y = "Ammonium (µM)") +
    scale_fill_manual(labels = c("Fresh", "Reused"), values = c('gray53','gray33')) +
    scale_x_discrete(labels=c("D046" = expression(paste(italic("Chlorella"), " sp.")), "Navicula" = expression(paste(italic("Navicula"), " sp.")), "C323" = expression(paste(italic("Staurosira"), " sp.")))) +
    annotate("text", x = 0.6, y = 450, label = expression(paste(bold("A"))), size = 5) + 
    scale_y_continuous(expand = expand_scale(mult = c(0, 0.05)), breaks = seq(0,450, by = 100)) +
    theme( legend.key = element_rect(fill = NA),  
           legend.title = element_blank(),
           legend.text = element_text(size = 11, margin = margin(r = 8)),
           legend.position = "top",
           legend.key.size = unit(5, "mm"),
           legend.justification = "center",
           legend.margin=margin(t = 0, b = 0, l = 10),
           legend.box.margin=margin(t = 0, b = 0),
           legend.spacing.x = unit(1, "mm"),
           panel.background = element_rect(fill = NA),
           axis.line = element_line(color = "black", size = 0.4),
           axis.ticks.x = element_blank(),
           axis.title.y = element_text(margin = margin(r = 6),size = 12),
           axis.text.y = element_text(size = 12),
           axis.title.x = element_blank(),
           axis.text.x = element_blank()) 
  
  # PO4
  initial_PO4_plot <- ggplot(data = growth_df_avgs[growth_df_avgs$Round == 3 & growth_df_avgs$Day == 0, ], 
                        aes(x = Algae, y = PO4_mean, fill = Treatment))  +
    geom_col(position = position_dodge(0.9), color = "gray15") +
    geom_errorbar(aes(ymin=PO4_mean - PO4_sd, ymax= PO4_mean + PO4_sd), width= 0.4, position = position_dodge(0.9)) +
    labs(y = "Phosphate (µM)") +
    scale_fill_manual(labels = c("Fresh", "Reused"), values = c('gray53','gray33')) +
    scale_x_discrete(labels=c("D046" = expression(paste(italic("Chlorella"), " sp.")), "Navicula" = expression(paste(italic("Navicula"), " sp.")), "C323" = expression(paste(italic("Staurosira"), " sp.")))) +
    annotate("text", x = 0.6, y = 200, label = expression(paste(bold("B"))), size = 5) + 
    scale_y_continuous(expand = expand_scale(mult = c(0.02, 0.05)), breaks = seq(0,200, by = 50)) +
    theme( legend.position = "none",                              
           panel.background = element_rect(fill = NA),
           axis.line = element_line(color = "black", size = 0.4),
           axis.ticks.x = element_blank(),
           axis.title.y = element_text(margin = margin(r = 6),size = 12),
           axis.text.y = element_text(size = 12),
           axis.title.x = element_blank(),
           axis.text.x = element_blank()) 
  
  #Silicate
  initial_Si_plot <- ggplot(data = growth_df_avgs[growth_df_avgs$Round == 3 & growth_df_avgs$Day == 0, ], 
                             aes(x = Algae, y = Si_mean, fill = Treatment))  +
    geom_col(position = position_dodge(0.9), color = "gray15") +
    geom_errorbar(aes(ymin=Si_mean - Si_sd, ymax= Si_mean + Si_sd), width= 0.4, position = position_dodge(0.9)) +
    labs(y = "Silicate (µM)") +
    scale_fill_manual(labels = c("Fresh", "Reused"), values = c('gray53','gray33')) +
    scale_x_discrete(labels=c("D046" = expression(paste(italic("Chlorella"), " sp.")), "Navicula" = expression(paste(italic("Navicula"), " sp.")), "C323" = expression(paste(italic("Staurosira"), " sp.")))) +
    annotate("text", x = 0.6, y = 900, label = expression(paste(bold("C"))), size = 5) + 
    scale_y_continuous(expand = expand_scale(mult = c(0.02, 0.05)), breaks = seq(0,1500, by = 200)) +
    theme( legend.position = "none",                              
           panel.background = element_rect(fill = NA),
           axis.line = element_line(color = "black", size = 0.4),
           axis.ticks.x = element_blank(),
           axis.title = element_text(margin = margin(r = 6),size = 12),
           axis.text = element_text(size = 12),
           axis.title.x = element_blank(),
           axis.title.y = element_text(margin = margin(r = 6),size = 12))
  
  # Combine plots
  init_NH4_grob <- ggplotGrob(initial_NH4_plot)
  init_PO4_grob <- ggplotGrob(initial_PO4_plot)
  init_Si_grob <- ggplotGrob(initial_Si_plot)
  
  init_nuts_grid <- rbind(init_NH4_grob, init_PO4_grob, init_Si_grob, size = "first")
  
  # Save plot as pdf file
  pdf("Figures/FigS2_init_nuts.pdf", 
      width = 4, height = 7.5)
  grid.draw(init_nuts_grid)
  dev.off()

# Figure 3: DOC ####
  
  D046_DOC_plot <- ggplot(data = growth_df_avgs[growth_df_avgs$Algae == "D046" & !(is.na(growth_df_avgs$DOC_mean)), ], 
                         aes(x = Day, y = DOC_mean, color = Treatment, shape = Treatment))  +
    geom_point(size = 2.5) +
    geom_line(aes(group = interaction(Treatment, Round)), size = 1) +
    geom_errorbar(aes(ymin=DOC_mean - DOC_sd, ymax=DOC_mean + DOC_sd), width= 0.2) +
    scale_color_manual(labels = c("Fresh", "Reused"), values = c('green3', 'green4'), guide = guide_legend(reverse=TRUE)) +
    scale_shape_manual(labels = c("Fresh", "Reused"), values = c(16, 15), guide = guide_legend(reverse=TRUE)) +
    scale_y_continuous(limits = c(0, 270), breaks = seq(0, 250, 50), expand = expand_scale(mult = c(0.05,0.02))) +  
    scale_x_continuous(limits = c(-0.1,8.1), breaks = seq(0, 8, 2)) +
    annotate("text", x = 0.2, y = 260, label = expression(paste(bold("A"))), size = 4) + 
    labs( y = "Biologically-derived DOC (µM)", x = "Days", title = expression(paste(italic("  Chlorella"), " sp. D046"))) +
    theme( legend.key = element_rect(fill = NA),  # removes color from behind legned points/lines
           legend.title = element_blank(),
           legend.text = element_text(size = 10),
           axis.title = element_text(margin = margin(r = 15), size = 11),
           legend.position = "top",
           legend.key.size = unit(4, "mm"),
           legend.justification = "center",
           legend.margin=margin(t = 0, b = 0, l = 4),
           legend.box.margin=margin(t = 0, b = 0),
           legend.spacing.x = unit(1, "mm"),
           plot.title = element_text(hjust = 0.5, size = 11),
           panel.grid.major = element_line(colour = "gray87", size = 0.2),
           panel.border = element_rect(color = "gray60", fil = NA), 
           panel.background = element_rect(fill = "white"),
           axis.ticks = element_blank(),
           axis.text.x = element_text(size = 12),
           axis.text.y = element_text(size = 12))   
  
  Navicula_DOC_plot <- ggplot(data = growth_df_avgs[growth_df_avgs$Algae == "Navicula" & !(is.na(growth_df_avgs$DOC_mean)), ], 
                             aes(x = Day, y = DOC_mean, color = Treatment, shape = Treatment))  +
    geom_point(size = 2.5) +
    geom_line(aes(group = interaction(Treatment, Round)), size = 1) +
    geom_errorbar(aes(ymin=DOC_mean - DOC_sd, ymax=DOC_mean + DOC_sd), width= 0.2) +
    scale_color_manual(labels = c("Fresh", "Reused"), values = c('dodgerblue2', 'dodgerblue4'), guide = guide_legend(reverse=TRUE)) +
    scale_shape_manual(labels = c("Fresh", "Reused"), values = c(16, 15), guide = guide_legend(reverse=TRUE)) +
    scale_y_continuous(limits = c(0, 270), breaks = seq(0, 250, 50), expand = expand_scale(mult = c(0.05,0.02))) +  
    scale_x_continuous(limits = c(-0.1,8.1), breaks = seq(0, 8, 2)) +
    annotate("text", x = 0.2, y = 260, label = expression(paste(bold("B"))), size = 4) + 
    labs(x = "Days", title = expression(paste(italic("  Navicula"), " sp. SFP"))) +
    theme( legend.key = element_rect(fill = NA),  
           legend.title = element_blank(),
           legend.text = element_text(size = 10),
           axis.title.x = element_text(margin = margin(r = 15), size = 11),
           axis.title.y = element_blank(),
           legend.position = "top",
           legend.key.size = unit(4, "mm"),
           legend.justification = "center",
           legend.margin=margin(t = 0, b = 0, l = 4),
           legend.box.margin=margin(t = 0, b = 0),
           legend.spacing.x = unit(1, "mm"),
           plot.title = element_text(hjust = 0.5, size = 11),
           panel.grid.major = element_line(colour = "gray87", size = 0.2),
           panel.border = element_rect(color = "gray60", fil = NA), 
           panel.background = element_rect(fill = "white"),
           axis.ticks = element_blank(),
           axis.text.x = element_text(size = 12),
           axis.text.y = element_blank())
  
  C323_DOC_plot <- ggplot(data = growth_df_avgs[growth_df_avgs$Algae == "C323" & !(is.na(growth_df_avgs$DOC_mean)) & growth_df_avgs$Round == 3, ], 
                         aes(x = Day, y = DOC_mean, color = Treatment, shape = Treatment))  +
    geom_point(size = 2.5) +
    geom_line(aes(group = interaction(Treatment, Round)), size = 1) +
    geom_errorbar(aes(ymin=DOC_mean - DOC_sd, ymax=DOC_mean + DOC_sd), width= 0.2) +
    scale_color_manual(labels = c("Fresh", "Reused"), values = c('gray63','gray43'), guide = guide_legend(reverse=TRUE)) +
    scale_shape_manual(labels = c("Fresh", "Reused"), values = c(16, 15), guide = guide_legend(reverse=TRUE)) +
    scale_y_continuous(limits = c(0, 270), breaks = seq(0, 250, 50), expand = expand_scale(mult = c(0.05,0.02))) +  
    scale_x_continuous(limits = c(-0.1,8.1), breaks = seq(0, 8, 2)) +
    annotate("text", x = 0.2, y = 260, label = expression(paste(bold("C"))), size = 4) + 
    labs(x = "Days", title = expression(paste(italic("Staurosira"), " sp. C323"))) +
    theme( legend.key = element_rect(fill = NA),  
           legend.title = element_blank(),
           legend.text = element_text(size = 10),
           axis.title.x = element_text(margin = margin(r = 15), size = 11),
           axis.title.y = element_blank(),
           legend.position = "top",
           legend.key.size = unit(4, "mm"),
           legend.justification = "center",
           legend.margin=margin(t = 0, b = 0, l = 4),
           legend.box.margin=margin(t = 0, b = 0),
           legend.spacing.x = unit(1, "mm"),
           plot.title = element_text(hjust = 0.5, size = 11),
           panel.grid.major = element_line(colour = "gray87", size = 0.2),
           panel.border = element_rect(color = "gray60", fil = NA), 
           panel.background = element_rect(fill = "white"),
           axis.ticks = element_blank(),
           axis.text.x = element_text(size = 12),
           axis.text.y = element_blank())
  
  # Combine Round 3 Daily OD plots in a grid & Save as pdf ####
  
  # Convert ggplots to grobs
  D046_DOC_grob <- ggplotGrob(D046_DOC_plot)
  C323_DOC_grob <- ggplotGrob(C323_DOC_plot)
  Navi_DOC_grob <- ggplotGrob(Navicula_DOC_plot)
  
  # Combine in grid
  DOC_gridplot <- cbind(D046_DOC_grob, Navi_DOC_grob, C323_DOC_grob, size = "first")
  
  grid.newpage()
  grid.draw(DOC_gridplot)
  
  # Save plot as pdf file
  pdf("Figures/Fig3_DOCvsTime.pdf", 
      width = 7.5, height = 3)
  grid.draw(DOC_gridplot)
  dev.off()
  
# Fv/Fm  ####
  
  D046_FvFm_plot <- ggplot(data = growth_df_avgs[growth_df_avgs$Algae == "D046" & !(is.na(growth_df_avgs$FvFm_mean)), ], 
                          aes(x = Day, y = FvFm_mean, color = Treatment, shape = Treatment))  +
    geom_point(size = 2.5) +
    geom_line(aes(group = interaction(Treatment, Round)), size = 1) +
    geom_errorbar(aes(ymin=FvFm_mean - FvFm_sd, ymax=FvFm_mean + FvFm_sd), width= 0.2) +
    scale_color_manual(labels = c("Fresh", "Reused"), values = c('green3', 'green4'), guide = guide_legend(reverse=TRUE)) +
    scale_shape_manual(labels = c("Fresh", "Reused"), values = c(16, 15), guide = guide_legend(reverse=TRUE)) +
    scale_y_continuous(breaks = seq(0, 1, 0.2), expand = expand_scale(mult = c(0.05,0.1)), lim = c(0,0.7)) +  
    scale_x_continuous(limits = c(-0.1,8.1), breaks = seq(0, 8, 2)) +
    annotate("text", x = 0.2, y = 0.7, label = expression(paste(bold("A"))), size = 4) + 
    labs( y = expression(paste("F"["v"]*"/F"["m"])), x = "Days", title = expression(paste(italic("  Chlorella"), " sp. D046"))) +
    theme( legend.key = element_rect(fill = NA),  # removes color from behind legned points/lines
           legend.title = element_blank(),
           legend.text = element_text(size = 10),
           axis.title = element_text(margin = margin(r = 15), size = 11),
           legend.position = "top",
           legend.key.size = unit(4, "mm"),
           legend.justification = "center",
           legend.margin=margin(t = 0, b = 0, l = 4),
           legend.box.margin=margin(t = 0, b = 0),
           legend.spacing.x = unit(1, "mm"),
           plot.title = element_text(hjust = 0.5, size = 11),
           panel.grid.major = element_line(colour = "gray87", size = 0.2),
           panel.border = element_rect(color = "gray60", fil = NA), 
           panel.background = element_rect(fill = "white"),
           axis.ticks = element_blank(),
           axis.text.x = element_text(size = 12),
           axis.text.y = element_text(size = 12))   
  
  Navicula_FvFm_plot <- ggplot(data = growth_df_avgs[growth_df_avgs$Algae == "Navicula" & !(is.na(growth_df_avgs$FvFm_mean)), ], 
                              aes(x = Day, y = FvFm_mean, color = Treatment, shape = Treatment))  +
    geom_point(size = 2.5) +
    geom_line(aes(group = interaction(Treatment, Round)), size = 1) +
    geom_errorbar(aes(ymin=FvFm_mean - FvFm_sd, ymax=FvFm_mean + FvFm_sd), width= 0.2) +
    scale_color_manual(labels = c("Fresh", "Reused"), values = c('dodgerblue2', 'dodgerblue4'), guide = guide_legend(reverse=TRUE)) +
    scale_shape_manual(labels = c("Fresh", "Reused"), values = c(16, 15), guide = guide_legend(reverse=TRUE)) +
    scale_y_continuous(breaks = seq(0, 1, 0.2), expand = expand_scale(mult = c(0.05,0.1)), lim = c(0, 0.7)) +  
    scale_x_continuous(limits = c(-0.1,8.1), breaks = seq(0, 8, 2)) +
    annotate("text", x = 0.2, y = 0.7, label = expression(paste(bold("B"))), size = 4) + 
    labs(x = "Days", title = expression(paste(italic("  Navicula"), " sp. SFP"))) +
    theme( legend.key = element_rect(fill = NA),  
           legend.title = element_blank(),
           legend.text = element_text(size = 10),
           axis.title.x = element_text(margin = margin(r = 15), size = 11),
           axis.title.y = element_blank(),
           legend.position = "top",
           legend.key.size = unit(4, "mm"),
           legend.justification = "center",
           legend.margin=margin(t = 0, b = 0, l = 4),
           legend.box.margin=margin(t = 0, b = 0),
           legend.spacing.x = unit(1, "mm"),
           plot.title = element_text(hjust = 0.5, size = 11),
           panel.grid.major = element_line(colour = "gray87", size = 0.2),
           panel.border = element_rect(color = "gray60", fil = NA), 
           panel.background = element_rect(fill = "white"),
           axis.ticks = element_blank(),
           axis.text.x = element_text(size = 12),
           axis.text.y = element_blank())
  
  C323_FvFm_plot <- ggplot(data = growth_df_avgs[growth_df_avgs$Algae == "C323" & !(is.na(growth_df_avgs$FvFm_mean)) & growth_df_avgs$Round == 3, ], 
                          aes(x = Day, y = FvFm_mean, color = Treatment, shape = Treatment))  +
    geom_point(size = 2.5) +
    geom_line(aes(group = interaction(Treatment, Round)), size = 1) +
    geom_errorbar(aes(ymin=FvFm_mean - FvFm_sd, ymax=FvFm_mean + FvFm_sd), width= 0.2) +
    scale_color_manual(labels = c("Fresh", "Reused"), values = c('gray63','gray43'), guide = guide_legend(reverse=TRUE)) +
    scale_shape_manual(labels = c("Fresh", "Reused"), values = c(16, 15), guide = guide_legend(reverse=TRUE)) +
    scale_y_continuous(breaks = seq(0, 1, 0.2), expand = expand_scale(mult = c(0.05,0.1)), lim = c(0, 0.7)) +  
    scale_x_continuous(limits = c(-0.1,8.1), breaks = seq(0, 8, 2)) +
    annotate("text", x = 0.2, y = 0.7, label = expression(paste(bold("C"))), size = 4) + 
    labs(x = "Days", title = expression(paste(italic("Staurosira"), " sp. C323"))) +
    theme( legend.key = element_rect(fill = NA),  
           legend.title = element_blank(),
           legend.text = element_text(size = 10),
           axis.title.x = element_text(margin = margin(r = 15), size = 11),
           axis.title.y = element_blank(),
           legend.position = "top",
           legend.key.size = unit(4, "mm"),
           legend.justification = "center",
           legend.margin=margin(t = 0, b = 0, l = 4),
           legend.box.margin=margin(t = 0, b = 0),
           legend.spacing.x = unit(1, "mm"),
           plot.title = element_text(hjust = 0.5, size = 11),
           panel.grid.major = element_line(colour = "gray87", size = 0.2),
           panel.border = element_rect(color = "gray60", fil = NA), 
           panel.background = element_rect(fill = "white"),
           axis.ticks = element_blank(),
           axis.text.x = element_text(size = 12),
           axis.text.y = element_blank())
  
  # Combine plots in a grid & Save as pdf ####
  
  # Convert ggplots to grobs
  D046_FvFm_grob <- ggplotGrob(D046_FvFm_plot)
  C323_FvFm_grob <- ggplotGrob(C323_FvFm_plot)
  Navi_FvFm_grob <- ggplotGrob(Navicula_FvFm_plot)
  
  # Combine in grid
  FvFm_gridplot <- cbind(D046_FvFm_grob, Navi_FvFm_grob, C323_FvFm_grob, size = "first")
  
  grid.newpage()
  grid.draw(FvFm_gridplot)
  
  # Save plot as pdf file
  pdf("Figures/FigS3_FvFmvsTime.pdf", 
      width = 7.5, height = 3)
  grid.draw(FvFm_gridplot)
  dev.off()

  
